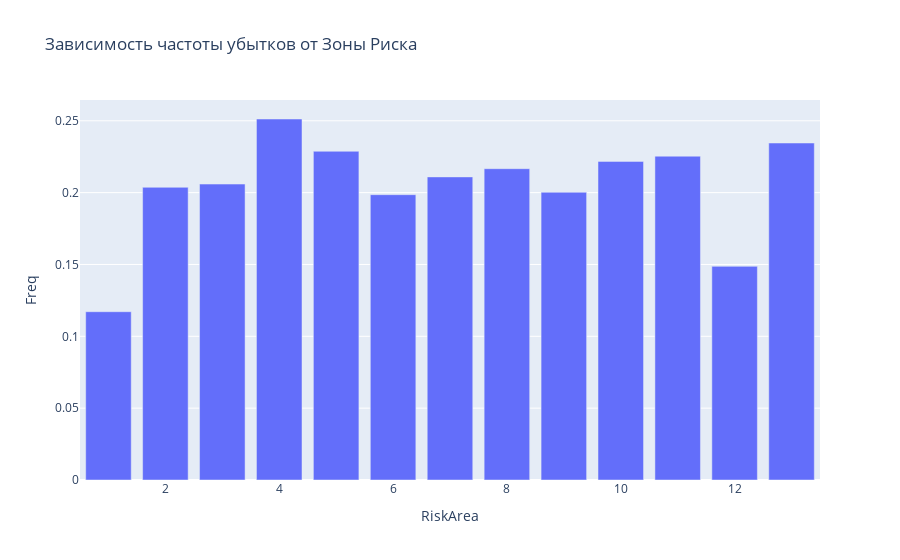

Here is the notebook cell this chart was saved with:
### Code cell
fig = px.bar(df_group_riskarea, x='RiskArea', y='Freq', title='Зависимость частоты убытков от Зоны Риска')
fig.show()

### Figure 1 — Plotly figure (JSON) as saved in the notebook; plotly's stock layout.template omitted (floating-point values rounded to 4 significant figures)
{"data": [{"alignmentgroup": "True", "hovertemplate": "RiskArea=%{x}<br>Freq=%{y}<extra></extra>", "legendgroup": "", "marker": {"color": "#636efa"}, "name": "", "offsetgroup": "", "orientation": "v", "showlegend": false, "textposition": "auto", "type": "bar", "x": [1, 2, 3, 4, 5, 6, 7, 8, 9, 10, 11, 12, 13], "xaxis": "x", "y": [0.1171, 0.2037, 0.206, 0.2513, 0.2288, 0.1986, 0.211, 0.2167, 0.2003, 0.2218, 0.2254, 0.1487, 0.2345], "yaxis": "y"}], "layout": {"barmode": "relative", "legend": {"tracegroupgap": 0}, "title": {"text": "Зависимость частоты убытков от Зоны Риска"}, "xaxis": {"anchor": "y", "domain": [0, 1], "title": {"text": "RiskArea"}}, "yaxis": {"anchor": "x", "domain": [0, 1], "title": {"text": "Freq"}}}}
